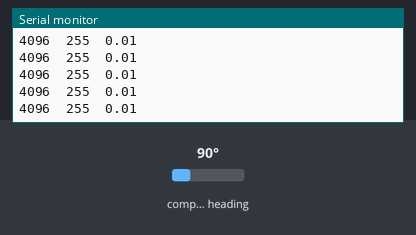
Bench run of a sketch on a simulated Arduino Uno, built for the host (arithmetic inside an expression is 32-bit, double 64-bit). On the bench: the last lines printed to the serial monitor. Inputs (shaded band) come from the test bench; at power-on: compass heading 90°.

Above: at 1.2 s.
1.3 s: compass heading set to 7°
At 2.3 s:
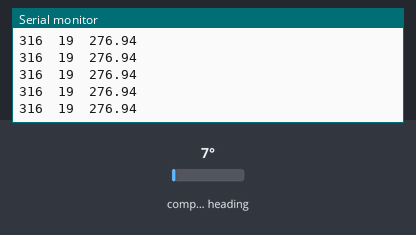
2.8 s: compass heading set to 180°
At 3.5 s:
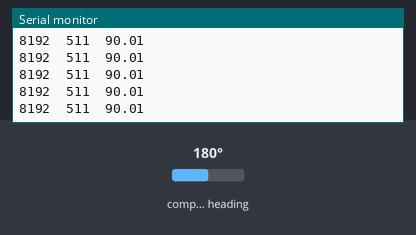
Timing chart, 0 to 5.8 s (numbered marks = the images above; inputs shaded):
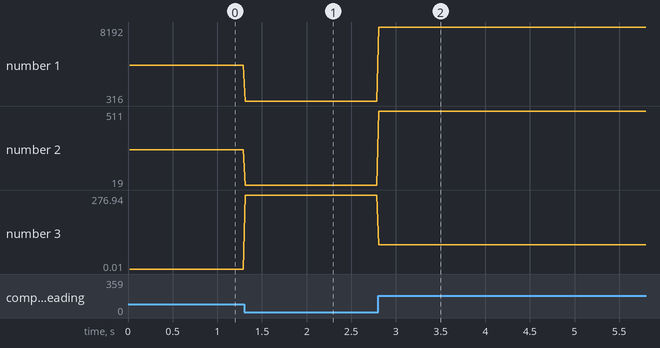

Measured:
- after the input at 1.3 s, the serial monitor: prints a new line at once (image 1)
- after the input at 2.8 s, the serial monitor: prints a new line at once (image 2)
- plotted number 1: 4096 → 316 after the input at 1.3 s, 316 → 8192 after the input at 2.8 s
- plotted number 2: 255 → 19 after the input at 1.3 s, 19 → 511 after the input at 2.8 s
- plotted number 3: 0.01 → 276.94 after the input at 1.3 s, 276.94 → 90.01 after the input at 2.8 s

The sketch:

J_Bruton_IDK.ino
```cpp
#include <SPI.h>  // Throws an error in Windows
#include <AS5048A.h>
#include <Streaming.h>
/*
 * To use the streaming library:
 * http://arduiniana.org/libraries/streaming/
 *
 */

/**
 * Basic angle procedure:
 *
 * - Obtain register readings (zero position and current position)
 * - Transform to angles with read2angle()
 * - Calculate the difference between them
 * - normalize() the result
 *
 * NOTE:
 * To see the angles between 0° and 360° comment the following
 * #define, instead, to see the angles between -180° and 180°,
 * uncomment it.
 *
 */

//#define ANGLE_MODE_1  // Between -180° and 180°

AS5048A angleSensor(10);
uint16_t zero_position;
uint16_t zero_position_map;

float inline read2angle(uint16_t angle) {
  /*
   * 14 bits = 2^(14) - 1 = 16.383
   *
   * https://www.arduino.cc/en/Reference/Map
   *
   */
  return angle * ((float)360 / 16383);
};

float normalize(float angle)
{
  // http://stackoverflow.com/a/11498248/3167294
#ifdef ANGLE_MODE_1
  angle += 180;
#endif
  angle = fmod(angle, 360);
  if (angle < 0) {
    angle += 360;
  }
#ifdef ANGLE_MODE_1
  angle -= 180;
#endif
  return angle;
}

void setup()
{
  Serial.begin(115200);
  angleSensor.init();

  zero_position = angleSensor.getRawRotation();
  zero_position_map = read2angle(zero_position);

  Serial << "> Zero: " << zero_position
      << "\t" << zero_position_map << endl;
}

void loop()
{
  delay(20);

  uint16_t current_angle = angleSensor.getRawRotation();
  float current_angle_map = read2angle(current_angle);

  float angle = current_angle_map - zero_position_map;
  angle = normalize(angle);

  uint16_t tenbit = map(current_angle, 0, 16383, 0, 1023);

  Serial << current_angle << "\t"
      << tenbit << "\t"
      << angle
      << endl << endl;


/*
  Serial << rel_angle
      << "\t" << _BIN(rel_angle)
      << "\t" << _HEX(rel_angle) << endl;
*/

  if (angleSensor.error()) {
    Serial << "ERROR: " << angleSensor.getErrors() << endl;
  }
}
```
